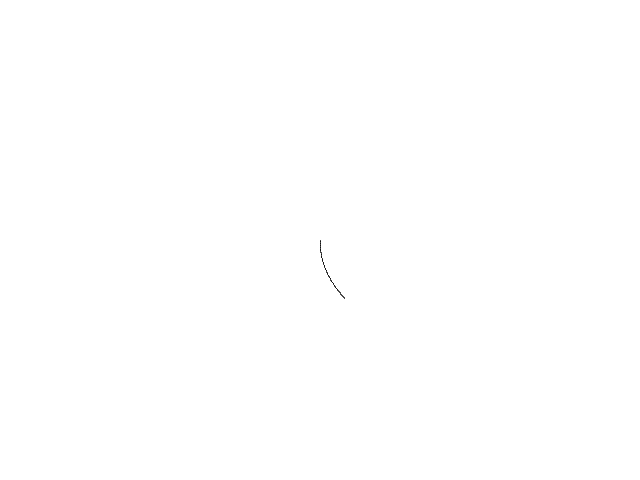
Frame 1 (no input)
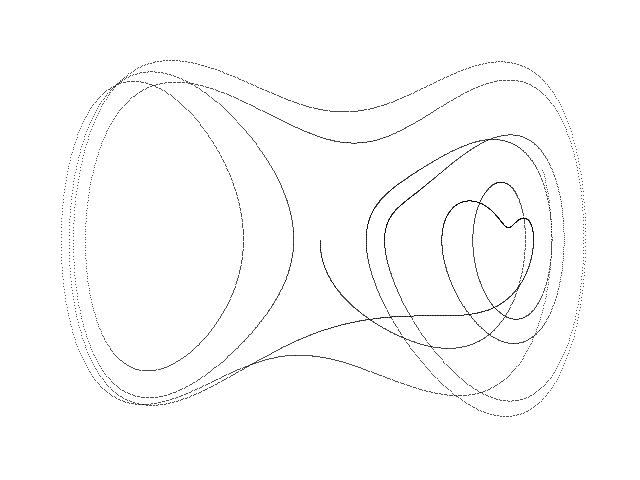
Frame 60 (the mouse pressed at the canvas centre just before this capture)
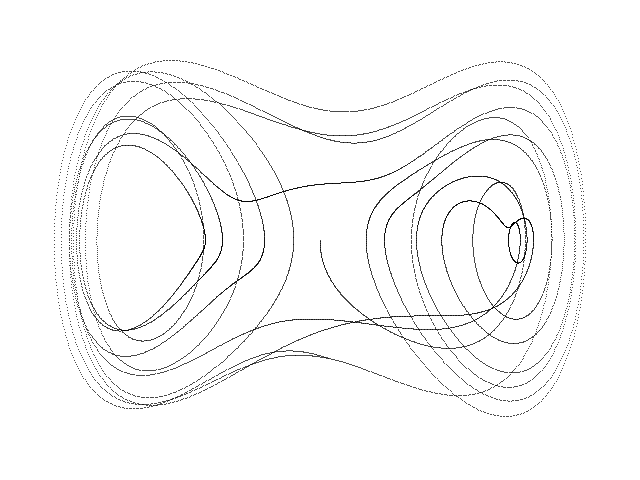
Frame 120 (the mouse held since frame 60 and released just before this capture)

The Processing sketch that drew these frames (run headless with seeded random() and noise(); from frame 60 on, the mouse is pressed at the canvas centre):

// Processing sketch: Duffing_Oscillator
// ── Duffing_Oscillator.pde
// Duffing chaotic oscillator //

  float x = 0.0;
  float y = 0.0;
  float dt = 0.01;
  float a = 0.25;
  float b = 0.3;
  float w = 1.0;
  float t = 0.0;


void setup() {
  
  size(640, 480);
  background(255);
  
}

void draw() {
  
  for (int i=0; i<100; i++) {
    
    float nx = x;
    float ny = y;
        
    x = nx + dt * (ny);
    y = ny + dt * (nx - pow(nx, 3.0) - a * ny + b * cos(w * t));
        
    t = t + dt;
  
    point(320 + (180 * x), 240 + (220 * y));
        
  }

}
